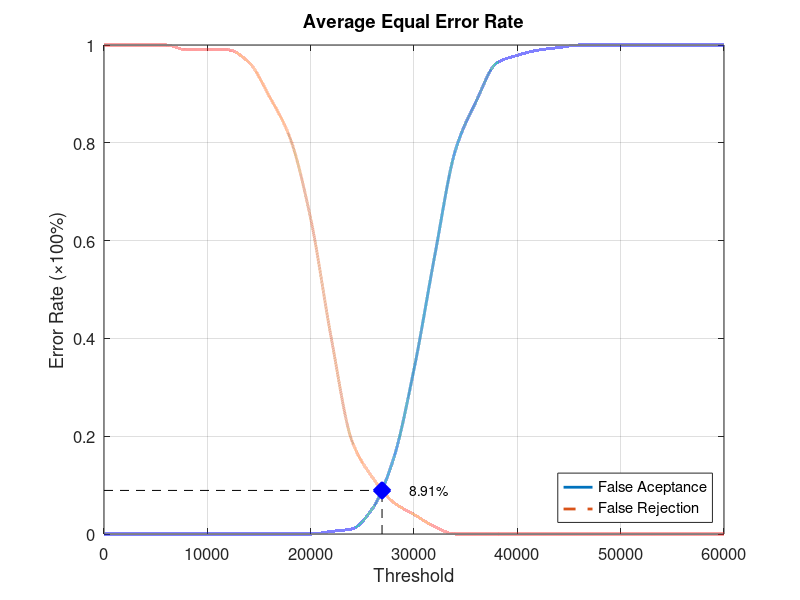
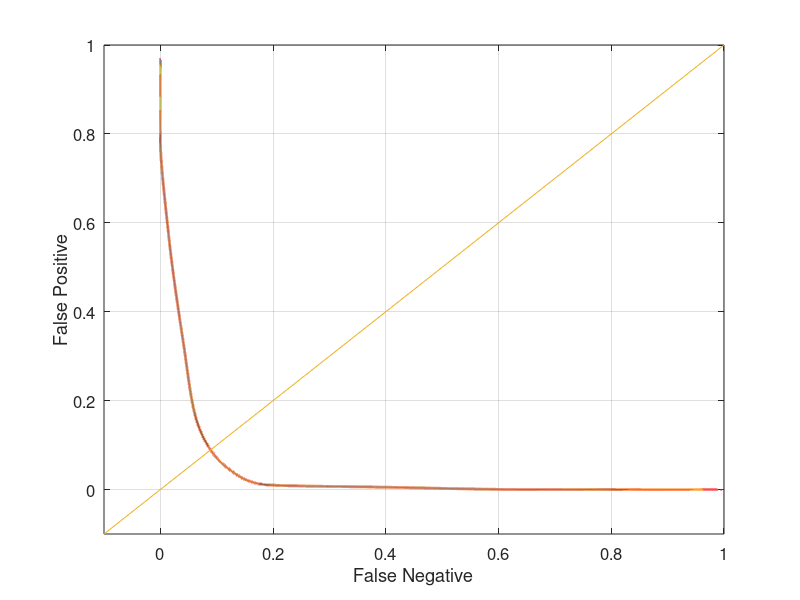

These charts were generated, in order, by the following MATLAB code:
function yEER = Database2_2
close all;
clear;
clc;
x = 0:2000:60000;
xq = 0:0.5:60000;

y0 = [0 0 0 0 0 0 0 0 0 0 0 0.00526316 0.0105263 0.0526316 0.152632 0.336842 0.568421 0.784211 0.884211 0.963158 0.978947 0.989474 0.994737 1 1 1 1 1 1 1 1];
yy0 = interp1(x, y0, xq, 'pchip');
y1 = [1 1 1 1 0.99 0.99 0.99 0.965 0.895 0.81 0.645 0.4 0.19 0.115 0.065 0.04 0.015 0 0 0 0 0 0 0 0 0 0 0 0 0 0];
yy1 = interp1(x, y1, xq, 'pchip');

% Calculating EER: 
y2 = abs(y0 - y1);
find(y2 == min(y2))
yy2 = abs(yy0 - yy1);
xEER = find(yy2 == min(yy2));
xEERIndex = xq(xEER) % X-axis EER
yEER = yy0(xEER) % Y-axis EER

main = figure
plot(xq, yy0,'-','LineWidth', 2);	hold on
plot(xq, yy1,'--','LineWidth', 2);	hold on
plot([xEERIndex xEERIndex], [0 yEER], 'k--');	hold on
plot([0 xEERIndex], [yEER yEER], 'k--');	hold on
plot(xEERIndex, yEER, 'bx', 'LineWidth', 10);	hold on
text(xEERIndex + 10 * xEERIndex / 100, yEER, [num2str(round((10000 * yEER)) / 100) '%'])
legend('False Aceptance', 'False Rejection', 'Location', 'SouthEast')
xlabel('Threshold')
ylabel('Error Rate (\times100%)')
title('Average Equal Error Rate')
set(gca, 'FontSize', 12)
axis([0 60000 0 1])
grid on

print(main, 'Database2_2Main', '-dpng');
FNRxFPR = figure('Color', [1 1 1]);
plot(yy1, yy0, '-', yy1, yy0, 'LineWidth', 2);
hold on
y = -0.1:0.1:1
plot(y, y); 
set(gca, 'FontSize', 12)
xlabel('False Negative')
ylabel('False Positive')
axis([-0.1 1 -0.1 1])
set(gca, 'FontSize', 12)
grid on

print(FNRxFPR, 'Database2_2FNRxFPR','-dpng');
end
